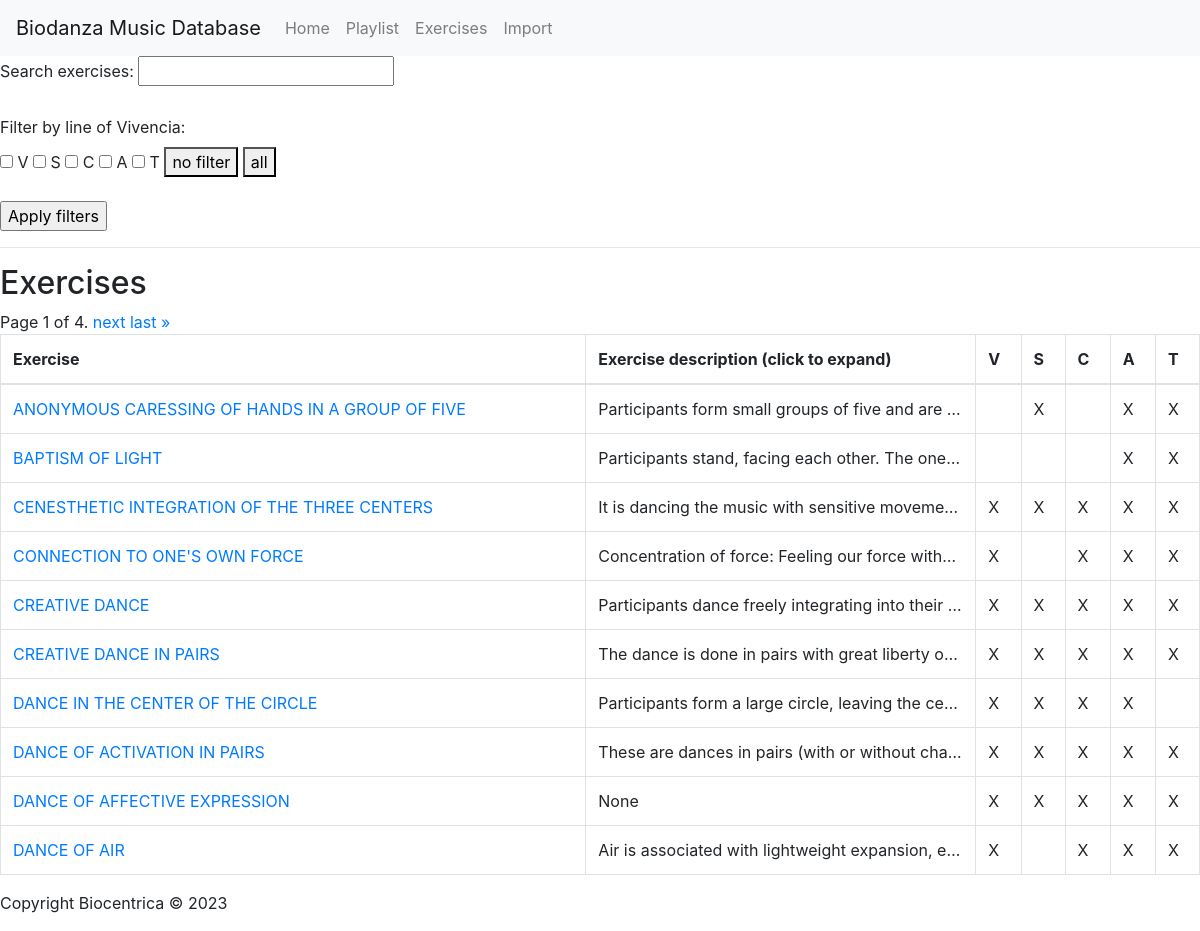
The page /exercises/ on the database its author committed.
### music_collcls/models.py (models this page shows, shortened)
class Exercises(models.Model):
    klngExerciseID = models.IntegerField(primary_key=True)
    strRefExCIMEB = models.CharField(max_length=20, null=True)
    strExerciseEN = models.CharField(max_length=255, null=True)
    memDescriptionEN = models.TextField(null=True)
    ysnFilterOn = models.BooleanField(null=True)
    strExerciseTypeID = models.CharField(max_length=20, null=True)
    ysnLineV = models.BooleanField(null=True)
    ysnLineS = models.BooleanField(null=True)
    ysnLineC = models.BooleanField(null=True)
    ysnLineA = models.BooleanField(null=True)
    ysnLineT = models.BooleanField(null=True)
    class Meta:
        db_table = "Exercises"

### music_collcls/views.py (the view)
# urls.py: path('exercises/', views.exercises_list, name='exercises_list'),
def exercises_list(request):
    exercises_list = Exercises.objects.all().order_by('strExerciseEN')
    search_query = request.GET.get('search')
    if search_query:
        exercises_list = exercises_list.filter(Q(strExerciseEN__icontains=search_query))
    lines_filter = request.GET.getlist('line')
    if lines_filter:
        lines_filter = [line.upper() for line in lines_filter if line.upper() in ('V', 'S', 'C', 'A', 'T')]
        if lines_filter:
            exercises_list = exercises_list.filter(
                 reduce(and_, [Q(**{'ysnLine{}__in'.format(line): [True]}) for line in lines_filter])
            )
    paginator = Paginator(exercises_list, 10) # 10 exercises per page
    page = request.GET.get('page')
    exercises = paginator.get_page(page)
    return render(request, 'exercises_list.html', {'exercises': exercises,  'search_query': search_query, 'lines_filter': lines_filter})

### music_collcls/templates/exercises_list.html (shortened to what this page needs)
{% extends 'base.html' %}
{% block content %}
<form method="GET">
  <label>Search exercises:</label>
  <input type="text" name="search" value="{{ search_query|default:'' }}">
  <br><br>
  <label>Filter by line of Vivencia:</label><br>
      <input type="checkbox" name="line" value="V" {% if 'V' in lines_filter %}checked{% endif %}> V
      <input type="checkbox" name="line" value="S" {% if 'S' in lines_filter %}checked{% endif %}> S
      <input type="checkbox" name="line" value="C" {% if 'C' in lines_filter %}checked{% endif %}> C
      <input type="checkbox" name="line" value="A" {% if 'A' in lines_filter %}checked{% endif %}> A
      <input type="checkbox" name="line" value="T" {% if 'T' in lines_filter %}checked{% endif %}> T
  <button type="button" onclick="resetCheckboxes(false)">no filter</button>
  <button type="button" onclick="resetCheckboxes(true)">all</button>
  <br><br>
  <input type="submit" value="Apply filters">
</form>
    <hr>
    <h2>Exercises</h2>
    {% if exercises.has_other_pages %}
        <div class="pagination">
            <span class="step-links">
                <span class="current-page">
                    Page {{ exercises.number }} of {{ exercises.paginator.num_pages }}.
                </span>
                {% if exercises.has_next %}
                    <a href="{{request.get_full_path}}&page={{ exercises.next_page_number }}">next</a>
                    <a href="{{request.get_full_path}}&page={{ exercises.paginator.num_pages }}">last &raquo;</a>
                {% endif %}
            </span>
        </div>
    {% endif %}
    <table class="table table-bordered">
        <thead>
          <tr>
            <th scope="col">Exercise</th>
            <th scope="col">Exercise description (click to expand)</th>
            <th scope="col">V</th>
            <th scope="col">S</th>
            <th scope="col">C</th>
            <th scope="col">A</th>
            <th scope="col">T</th>
          </tr>
        </thead>
        <tbody>
          {% for exercise in exercises %}
          <tr>
            <td><a href="{% url 'exercise_tracks' exercise.klngExerciseID %}">{{ exercise.strExerciseEN }}</a></td>
            <td class="description-cell" onclick="this.classList.toggle('active')">
              {{ exercise.memDescriptionEN }}
            </td>
            <td>{% if exercise.ysnLineV %}X{% endif %}</td>
            <td>{% if exercise.ysnLineS %}X{% endif %}</td>
            <td>{% if exercise.ysnLineC %}X{% endif %}</td>
            <td>{% if exercise.ysnLineA %}X{% endif %}</td>
            <td>{% if exercise.ysnLineT %}X{% endif %}</td>
          </tr>
          {% empty %}
          <tr>
            <td>No exercises found.</td>
          </tr>
          {% endfor %}
        </tbody>
      </table>
{% endblock %}

### common/templates/base.html (shortened to what this page needs)
<!DOCTYPE html>
<html>
<head>
  <link rel="stylesheet" href="https://stackpath.bootstrapcdn.com/bootstrap/4.3.1/css/bootstrap.min.css"
>
</head>
<body>
  <div id="header">
      <nav class="navbar navbar-expand-lg navbar-light bg-light">
        <a class="navbar-brand" href="{% url 'home' %}">Biodanza Music Database</a>
        <div class="collapse navbar-collapse" id="navbarNav">
          <ul class="navbar-nav">
            <li class="nav-item">
              <a class="nav-link" href="{% url 'home' %}">Home</a>
            </li>
            <li class="nav-item">
              <a class="nav-link" href="{% url 'playlist_list' %}">Playlist</a>
            </li>
            <li class="nav-item">
              <a class="nav-link" href="{% url 'exercises_list' %}">Exercises</a>
            </li>
            <li class="nav-item">
              <a class="nav-link" href="{% url 'import' %}">Import</a>
            </li>
          </ul>
        </div>
      </nav>
  </div>
  <div id="content">
    {% block content %}
    {% endblock %}
  </div>
  <div id="footer">
    <p>Copyright Biocentrica © 2023 </p>
  </div>
</body>
</html>

### music_collcls/templates/exercises_list.html (style rules this page uses)
.description-cell { max-width: 200px; white-space: nowrap; overflow: hidden; text-overflow: ellipsis; }

### rows shown on the page
Exercises: strExerciseEN "ANONYMOUS CARESSING OF HANDS IN A GROUP OF FIVE", memDescriptionEN "Participants form small groups of five and are…", ysnLineS "X", ysnLineA "X", ysnLineT "X"
Exercises: strExerciseEN "BAPTISM OF LIGHT", memDescriptionEN "Participants stand, facing each other. The one…", ysnLineA "X", ysnLineT "X"
Exercises: strExerciseEN "CENESTHETIC INTEGRATION OF THE THREE CENTERS", memDescriptionEN "It is dancing the music with sensitive moveme…", ysnLineV "X", ysnLineS "X", ysnLineC "X", ysnLineA "X", ysnLineT "X"
Exercises: strExerciseEN "CONNECTION TO ONE'S OWN FORCE", memDescriptionEN "Concentration of force: Feeling our force with…", ysnLineV "X", ysnLineC "X", ysnLineA "X", ysnLineT "X"
Exercises: strExerciseEN "CREATIVE DANCE", memDescriptionEN "Participants dance freely integrating into their…", ysnLineV "X", ysnLineS "X", ysnLineC "X", ysnLineA "X", ysnLineT "X"
Exercises: strExerciseEN "CREATIVE DANCE IN PAIRS", memDescriptionEN "The dance is done in pairs with great liberty of…", ysnLineV "X", ysnLineS "X", ysnLineC "X", ysnLineA "X", ysnLineT "X"
Exercises: strExerciseEN "DANCE IN THE CENTER OF THE CIRCLE", memDescriptionEN "Participants form a large circle, leaving the ce…", ysnLineV "X", ysnLineS "X", ysnLineC "X", ysnLineA "X"
Exercises: strExerciseEN "DANCE OF ACTIVATION IN PAIRS", memDescriptionEN "These are dances in pairs (with or without cha…", ysnLineV "X", ysnLineS "X", ysnLineC "X", ysnLineA "X", ysnLineT "X"
Exercises: strExerciseEN "DANCE OF AFFECTIVE EXPRESSION", memDescriptionEN "None", ysnLineV "X", ysnLineS "X", ysnLineC "X", ysnLineA "X", ysnLineT "X"
Exercises: strExerciseEN "DANCE OF AIR", memDescriptionEN "Air is associated with lightweight expansion, e…", ysnLineV "X", ysnLineC "X", ysnLineA "X", ysnLineT "X"

### other values the page prints
{{ exercises.number }} "1"
{{ exercises.paginator.num_pages }} "4"
